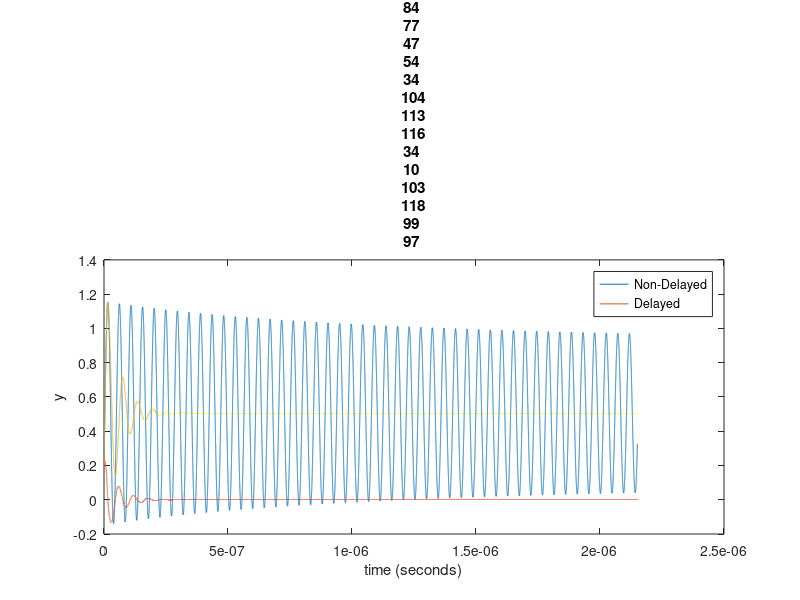

Write MATLAB code to recreate this figure.
%RK-4 Method
clear all
figure()

%declare parameters
%delta_f = 100e6; %delta big omega - 100 MHz
%f_o = 1e9; % 1 GHz for lowpass filter (center frequency?)
f_o = 2*pi*21.4e6;  % Minicircuits SBP-21.4+ filter (center = 21.4 MHz)
delta_f = 2*pi*(25.3-17.9)*1e6;  % Minicircuits SBP-21.4+ filter (19.2-23.6 bandwidth)
phi = -pi/4; 
tau = 1/delta_f; 


%declare variables 
t=0;
n_tau = 100; % # of taus, was 5
n_div = 1000; %divisions in 1 tau, was 10
Tmax = tau * n_tau; % max time in terms of taus 
h = tau/n_div;  %time step between 0 and 1, smaller more precise

%tau_T = 500e-9; %the delay %NOTE: w/ e-7 (and below?) or e-14 (and above?), total overlap - delay has no effect
tau_T = 15e-9; % approximately 3 meters of fiber/coax, with v ~ 2e8 m/s
T_steps = [0, round(tau_T/h)]; % # of time steps in tau_T

%for plotting; need vectors not single points
t_vec = t : h : Tmax; %vector from t to tmax of step size h


%beta critical from eq 13,14
beta_cr = -(1 / (sin(2*phi)));
beta_1= 0.99*beta_cr;
beta_2=1.01*beta_cr;
beta_3 = 3;

beta_vec = [beta_1, beta_2, beta_3];

beta_i = 2; % set which beta to use here

beta = beta_vec(beta_i);

for delay = T_steps

 i = 1;
 x= 0.2;
 y = 0.2;
 x_vec = zeros(1, length(t_vec)); %place holders for x values
 y_vec = zeros(1, length(t_vec)) ;

 for t = t_vec

   x_vec(i) = x;
   y_vec(i) = y;

   if (i - delay > 0)
     x_delayed = x_vec(i - delay);
   else
     x_delayed = x;
   end

   %xdot
   k_1x = delta_f *(-x - y + (beta) * (cos(x_delayed + phi))^2);

   %ydot
   k_1y =((f_o)^2 / delta_f) * x; 



   k_2x = delta_f * (-(k_1x*0.5*h + x) - (k_1y*0.5*h + y) + (beta) * (cos(x_delayed + phi))^2);
   k_2y = ((f_o)^2 / delta_f) * (k_1x*0.5*h + x); 


   k_3x = delta_f * (-(k_2x*0.5*h + x) - (k_2y*0.5*h + y) + (beta) * (cos(x_delayed + phi))^2);
   k_3y = ((f_o)^2 / delta_f) * (k_2x*0.5*h + x); 


   k_4x = delta_f * (-(k_3x*h + x) - (k_3y*h + y) + (beta) * (cos(x_delayed + phi))^2);
   k_4y = ((f_o)^2 / delta_f) * (k_3x*h + x); 


   k_x =  (1/6) * (k_1x  + 2*k_2x + 2*k_3x + k_4x);
   k_y = (1/6) * (k_1y + 2*k_2y + 2*k_3y + k_4y);


   x= x + (h*k_x);
   y = y + (h*k_y); 


   i = i + 1;
 end

%time-series plot
%%%%%%%%%%%%%%%%%%%%%%%%%%%%%%%%
plot(t_vec, x_vec)
xlabel("time (seconds)")
ylabel("y")

plot(t_vec, y_vec)
xlabel("time (seconds)")
 ylabel("y")
title("RK-4 for \beta_" + beta_i)

hold on
%%%%%%%%%%%%%%%%%%%%%%%%%%%%%

%plot state variables against each other - phase plot
%%%%%%%%%%%%%%%%%%%%%%%%%%%%%%
% plot(x_vec, y_vec)
% xlabel("x")
% ylabel("y")
% title("RK-4 for \beta_" + beta_i)
% hold on
%%%%%%%%%%%%%%%%%%%%%%%%%%%%%%

%3d plot
%%%%%%%%%%%%%%%%%%%%%%%%%%%%%%
% plot3(x_vec, y_vec, t_vec)
% zticklabels(t_vec * 1e9) 
% xlabel("x state variable")
% ylabel("y state variable")
% zlabel("time (nano seconds)")
% title("RK-4 for \beta_" + beta_i)
% hold on
%%%%%%%%%%%%%%%%%%%%%%%%%%%%%%

end

legend("Non-Delayed", "Delayed") 